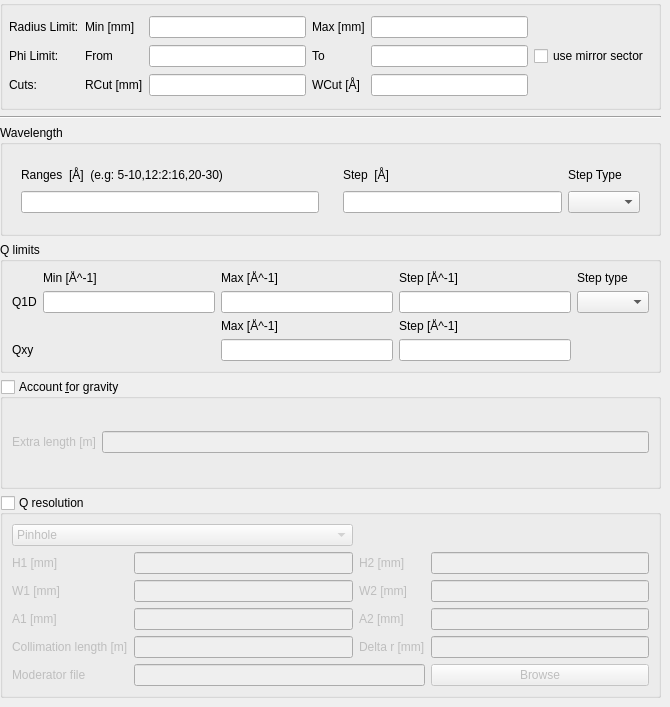
            <widget class="QWidget" name="q_tab">
             <attribute name="title">
              <string>Q, Wavelength, Detector Limits</string>
             </attribute>
             <widget class="QWidget" name="layoutWidget">
              <property name="geometry">
               <rect>
                <x>0</x>
                <y>0</y>
                <width>661</width>
                <height>698</height>
               </rect>
              </property>
              <layout class="QVBoxLayout" name="q_tab_left_layout">
               <item>
                <widget class="QGroupBox" name="limits_group_box">
                 <property name="toolTip">
                  <string>&lt;html&gt;&lt;head/&gt;&lt;body&gt;&lt;p&gt;Disk mask which is useful for the beam stop&lt;/p&gt;&lt;/body&gt;&lt;/html&gt;</string>
                 </property>
                 <property name="title">
                  <string/>
                 </property>
                 <layout class="QGridLayout" name="gridLayout_14">
                  <property name="leftMargin">
                   <number>6</number>
                  </property>
                  <item row="4" column="5">
                   <widget class="QCheckBox" name="phi_limit_use_mirror_check_box">
                    <property name="toolTip">
                     <string>&lt;html&gt;&lt;head/&gt;&lt;body&gt;&lt;p&gt;If the mirror sector should be used.&lt;/p&gt;&lt;/body&gt;&lt;/html&gt;</string>
                    </property>
                    <property name="text">
                     <string>use mirror sector</string>
                    </property>
                   </widget>
                  </item>
                  <item row="4" column="2">
                   <widget class="QLineEdit" name="phi_limit_min_line_edit">
                    <property name="toolTip">
                     <string>&lt;html&gt;&lt;head/&gt;&lt;body&gt;&lt;p&gt;Start angle in degree&lt;/p&gt;&lt;/body&gt;&lt;/html&gt;</string>
                    </property>
                   </widget>
                  </item>
                  <item row="6" column="0">
                   <widget class="QLabel" name="cuts_label">
                    <property name="text">
                     <string>Cuts:</string>
                    </property>
                   </widget>
                  </item>
                  <item row="4" column="4">
                   <widget class="QLineEdit" name="phi_limit_max_line_edit">
                    <property name="toolTip">
                     <string>&lt;html&gt;&lt;head/&gt;&lt;body&gt;&lt;p&gt;Stop angle in degree&lt;/p&gt;&lt;/body&gt;&lt;/html&gt;</string>
                    </property>
                   </widget>
                  </item>
                  <item row="6" column="4">
                   <widget class="QLineEdit" name="w_cut_line_edit"/>
                  </item>
                  <item row="1" column="4">
                   <widget class="QLineEdit" name="radius_limit_max_line_edit">
                    <property name="toolTip">
                     <string>&lt;html&gt;&lt;head/&gt;&lt;body&gt;&lt;p&gt;Upper radius setting in mm.&lt;/p&gt;&lt;/body&gt;&lt;/html&gt;</string>
                    </property>
                   </widget>
                  </item>
                  <item row="1" column="3">
                   <widget class="QLabel" name="radius_limit_max_label">
                    <property name="text">
                     <string>Max [mm]</string>
                    </property>
                   </widget>
                  </item>
                  <item row="4" column="3">
                   <widget class="QLabel" name="phi_limit_to_label">
                    <property name="text">
                     <string>To</string>
                    </property>
                   </widget>
                  </item>
                  <item row="6" column="1">
                   <widget class="QLabel" name="q_1d_label_2">
                    <property name="toolTip">
                     <string>&lt;html&gt;&lt;head/&gt;&lt;body&gt;&lt;p&gt;Momentum transfer settings for 1D reductions.&lt;/p&gt;&lt;/body&gt;&lt;/html&gt;</string>
                    </property>
                    <property name="text">
                     <string>RCut [mm]</string>
                    </property>
                   </widget>
                  </item>
                  <item row="6" column="3">
                   <widget class="QLabel" name="q_1d_label_3">
                    <property name="toolTip">
                     <string>&lt;html&gt;&lt;head/&gt;&lt;body&gt;&lt;p&gt;Momentum transfer settings for 1D reductions.&lt;/p&gt;&lt;/body&gt;&lt;/html&gt;</string>
                    </property>
                    <property name="text">
                     <string>WCut [Å]</string>
                    </property>
                   </widget>
                  </item>
                  <item row="1" column="0">
                   <widget class="QLabel" name="radius_limit">
                    <property name="text">
                     <string>Radius Limit:</string>
                    </property>
                   </widget>
                  </item>
                  <item row="4" column="0">
                   <widget class="QLabel" name="phi_limit">
                    <property name="text">
                     <string>Phi Limit:</string>
                    </property>
                   </widget>
                  </item>
                  <item row="4" column="1">
                   <widget class="QLabel" name="phi_limit_from_label">
                    <property name="text">
                     <string>From</string>
                    </property>
                   </widget>
                  </item>
                  <item row="1" column="2">
                   <widget class="QLineEdit" name="radius_limit_min_line_edit">
                    <property name="toolTip">
                     <string>&lt;html&gt;&lt;head/&gt;&lt;body&gt;&lt;p&gt;Lower radius setting in mm.&lt;/p&gt;&lt;/body&gt;&lt;/html&gt;</string>
                    </property>
                   </widget>
                  </item>
                  <item row="1" column="1">
                   <widget class="QLabel" name="radius_limit_min_label">
                    <property name="text">
                     <string>Min [mm]</string>
                    </property>
                   </widget>
                  </item>
                  <item row="6" column="2">
                   <widget class="QLineEdit" name="r_cut_line_edit"/>
                  </item>
                 </layout>
                </widget>
               </item>
               <item>
                <widget class="Line" name="line_9">
                 <property name="orientation">
                  <enum>Qt::Horizontal</enum>
                 </property>
                </widget>
               </item>
               <item>
                <widget class="QGroupBox" name="wavelength_group_box">
                 <property name="title">
                  <string>Wavelength</string>
                 </property>
                 <layout class="QHBoxLayout" name="horizontalLayout_9">
                  <item>
                   <widget class="QStackedWidget" name="wavelength_stacked_widget">
                    <property name="sizePolicy">
                     <sizepolicy hsizetype="Preferred" vsizetype="Maximum">
                      <horstretch>0</horstretch>
                      <verstretch>0</verstretch>
                     </sizepolicy>
                    </property>
                    <property name="maximumSize">
                     <size>
                      <width>16777215</width>
                      <height>66</height>
                     </size>
                    </property>
                    <property name="lineWidth">
                     <number>0</number>
                    </property>
                    <property name="currentIndex">
                     <number>1</number>
                    </property>
                    <widget class="QWidget" name="page">
                     <layout class="QGridLayout" name="gridLayout_3">
                      <item row="1" column="0">
                       <widget class="QLabel" name="wavelength_min_label">
                        <property name="text">
                         <string>Min [Å]</string>
                        </property>
                       </widget>
                      </item>
                      <item row="1" column="1">
                       <widget class="QLabel" name="wavelength_max_label">
                        <property name="text">
                         <string>Max  [Å]</string>
                        </property>
                       </widget>
                      </item>
                      <item row="2" column="1">
                       <widget class="QLineEdit" name="wavelength_max_line_edit"/>
                      </item>
                      <item row="2" column="0">
                       <widget class="QLineEdit" name="wavelength_min_line_edit"/>
                      </item>
                     </layout>
                    </widget>
                    <widget class="QWidget" name="page_2">
                     <layout class="QGridLayout" name="gridLayout_6">
                      <item row="2" column="0">
                       <widget class="QLineEdit" name="wavelength_slices_line_edit">
                        <property name="toolTip">
                         <string>&lt;html&gt;&lt;head/&gt;&lt;body&gt;&lt;p&gt;It is possible to perform wavelength slices of the data and reduce these separately.&lt;/p&gt;&lt;p&gt;Input can be:&lt;/p&gt;&lt;p&gt;-&lt;span style=&quot; font-style:italic;&quot;&gt; start:step:stop&lt;/span&gt; specifies wavelength slices from the &lt;span style=&quot; font-style:italic;&quot;&gt;start&lt;/span&gt; value to the &lt;span style=&quot; font-style:italic;&quot;&gt;stop &lt;/span&gt;value in steps of &lt;span style=&quot; font-style:italic;&quot;&gt;step&lt;/span&gt;&lt;/p&gt;&lt;p&gt;- &lt;span style=&quot; font-style:italic;&quot;&gt;start-stop &lt;/span&gt;which specifies a wavelength slice from the &lt;span style=&quot; font-style:italic;&quot;&gt;start&lt;/span&gt; value to the &lt;span style=&quot; font-style:italic;&quot;&gt;stop&lt;/span&gt; value&lt;/p&gt;&lt;p&gt;- &lt;span style=&quot; font-style:italic;&quot;&gt;&amp;gt;start&lt;/span&gt; specifies a slice from the &lt;span style=&quot; font-style:italic;&quot;&gt;start &lt;/span&gt;value to the end of the data set&lt;/p&gt;&lt;p&gt;- &lt;span style=&quot; font-style:italic;&quot;&gt;&amp;lt;stop&lt;/span&gt; specifes a slice from the start of the data set to the &lt;span style=&quot; font-style:italic;&quot;&gt;stop &lt;/span&gt;value&lt;/p&gt;&lt;p&gt;In addition it is possible to concatenate these specifications using comma-separation. An example is:&lt;/p&gt;&lt;p&gt;&lt;span style=&quot; font-style:italic;&quot;&gt;5-10,12:2:16,20-30&lt;/span&gt;&lt;/p&gt;&lt;p&gt;A reduction will always be done between the maximum and minimum wavelengths of a given set.&lt;/p&gt;&lt;/body&gt;&lt;/html&gt;</string>
                        </property>
                       </widget>
                      </item>
                      <item row="1" column="0">
                       <widget class="QLabel" name="label_7">
                        <property name="toolTip">
                         <string>&lt;html&gt;&lt;head/&gt;&lt;body&gt;&lt;p&gt;It is possible to perform wavelength slices of the data and reduce these separately.&lt;/p&gt;&lt;p&gt;Input can be:&lt;/p&gt;&lt;p&gt;-&lt;span style=&quot; font-style:italic;&quot;&gt; start:step:stop&lt;/span&gt; specifies wavelength slices from the &lt;span style=&quot; font-style:italic;&quot;&gt;start&lt;/span&gt; value to the &lt;span style=&quot; font-style:italic;&quot;&gt;stop &lt;/span&gt;value in steps of &lt;span style=&quot; font-style:italic;&quot;&gt;step&lt;/span&gt;&lt;/p&gt;&lt;p&gt;- &lt;span style=&quot; font-style:italic;&quot;&gt;start-stop &lt;/span&gt;which specifies a wavelength slice from the &lt;span style=&quot; font-style:italic;&quot;&gt;start&lt;/span&gt; value to the &lt;span style=&quot; font-style:italic;&quot;&gt;stop&lt;/span&gt; value&lt;/p&gt;&lt;p&gt;- &lt;span style=&quot; font-style:italic;&quot;&gt;&amp;gt;start&lt;/span&gt; specifies a slice from the &lt;span style=&quot; font-style:italic;&quot;&gt;start &lt;/span&gt;value to the end of the data set&lt;/p&gt;&lt;p&gt;- &lt;span style=&quot; font-style:italic;&quot;&gt;&amp;lt;stop&lt;/span&gt; specifes a slice from the start of the data set to the &lt;span style=&quot; font-style:italic;&quot;&gt;stop &lt;/span&gt;value&lt;/p&gt;&lt;p&gt;In addition it is possible to concatenate these specifications using comma-separation. An example is:&lt;/p&gt;&lt;p&gt;&lt;span style=&quot; font-style:italic;&quot;&gt;5-10,12:2:16,20-30&lt;/span&gt;&lt;/p&gt;&lt;p&gt;A reduction will always be done between the maximum and minimum wavelengths of a given set.&lt;/p&gt;&lt;/body&gt;&lt;/html&gt;</string>
                        </property>
                        <property name="text">
                         <string>Ranges  [Å]  (e.g: 5-10,12:2:16,20-30)</string>
                        </property>
                       </widget>
                      </item>
                     </layout>
                    </widget>
                   </widget>
                  </item>
                  <item>
                   <widget class="QWidget" name="wavelength_widget" native="true">
                    <property name="sizePolicy">
                     <sizepolicy hsizetype="Preferred" vsizetype="Maximum">
                      <horstretch>0</horstretch>
                      <verstretch>0</verstretch>
                     </sizepolicy>
                    </property>
                    <property name="maximumSize">
                     <size>
                      <width>16777215</width>
                      <height>66</height>
                     </size>
                    </property>
                    <layout class="QGridLayout" name="gridLayout_18">
                     <item row="1" column="1">
                      <widget class="QComboBox" name="wavelength_step_type_combo_box"/>
                     </item>
                     <item row="0" column="1">
                      <widget class="QLabel" name="wavelength_step_type_label">
                       <property name="text">
                        <string>Step Type</string>
                       </property>
                      </widget>
                     </item>
                     <item row="1" column="0">
                      <widget class="QLineEdit" name="wavelength_step_line_edit"/>
                     </item>
                     <item row="0" column="0">
                      <widget class="QLabel" name="wavelength_step_label">
                       <property name="text">
                        <string>Step  [Å]</string>
                       </property>
                      </widget>
                     </item>
                    </layout>
                   </widget>
                  </item>
                 </layout>
                </widget>
               </item>
               <item>
                <widget class="QGroupBox" name="q_limits_group_box">
                 <property name="toolTip">
                  <string>&lt;html&gt;&lt;head/&gt;&lt;body&gt;&lt;p&gt;Settings for the momentum transfer limits.&lt;/p&gt;&lt;/body&gt;&lt;/html&gt;</string>
                 </property>
                 <property name="title">
                  <string>Q limits</string>
                 </property>
                 <layout class="QGridLayout" name="gridLayout_15">
                  <item row="3" column="4">
                   <widget class="QLineEdit" name="q_xy_step_line_edit">
                    <property name="toolTip">
                     <string>&lt;html&gt;&lt;head/&gt;&lt;body&gt;&lt;p&gt;The step of the momentum transfer for a 2D reduction.&lt;/p&gt;&lt;/body&gt;&lt;/html&gt;</string>
                    </property>
                   </widget>
                  </item>
                  <item row="2" column="4">
                   <widget class="QLabel" name="q_xy_step_label">
                    <property name="text">
                     <string>Step [Å^-1]</string>
                    </property>
                   </widget>
                  </item>
                  <item row="0" column="2">
                   <widget class="QLabel" name="q_min_label">
                    <property name="text">
                     <string>Min [Å^-1]</string>
                    </property>
                   </widget>
                  </item>
                  <item row="2" column="3">
                   <widget class="QLabel" name="q_xy_max_label">
                    <property name="text">
                     <string>Max [Å^-1]</string>
                    </property>
                   </widget>
                  </item>
                  <item row="1" column="2">
                   <widget class="QLineEdit" name="q_1d_min_line_edit">
                    <property name="toolTip">
                     <string>&lt;html&gt;&lt;head/&gt;&lt;body&gt;&lt;p&gt;The lower bound of the momentum transfer for a 1D reduction.&lt;/p&gt;&lt;/body&gt;&lt;/html&gt;</string>
                    </property>
                   </widget>
                  </item>
                  <item row="1" column="3">
                   <widget class="QLineEdit" name="q_1d_max_line_edit">
                    <property name="toolTip">
                     <string>&lt;html&gt;&lt;head/&gt;&lt;body&gt;&lt;p&gt;The upper bound of the momentum transfer for a 1D reduction.&lt;/p&gt;&lt;/body&gt;&lt;/html&gt;</string>
                    </property>
                   </widget>
                  </item>
                  <item row="1" column="5">
                   <widget class="QComboBox" name="q_1d_step_type_combo_box">
                    <property name="toolTip">
                     <string>&lt;html&gt;&lt;head/&gt;&lt;body&gt;&lt;p&gt;The step type of the momentum transfer for a 1D reduction.&lt;/p&gt;&lt;/body&gt;&lt;/html&gt;</string>
                    </property>
                   </widget>
                  </item>
                  <item row="3" column="3">
                   <widget class="QLineEdit" name="q_xy_max_line_edit">
                    <property name="toolTip">
                     <string>&lt;html&gt;&lt;head/&gt;&lt;body&gt;&lt;p&gt;The upper bound of the momentum transfer for a 2D reduction.&lt;/p&gt;&lt;/body&gt;&lt;/html&gt;</string>
                    </property>
                   </widget>
                  </item>
                  <item row="0" column="5">
                   <widget class="QLabel" name="q_step_type_label">
                    <property name="text">
                     <string>Step type</string>
                    </property>
                   </widget>
                  </item>
                  <item row="1" column="4">
                   <widget class="QLineEdit" name="q_1d_step_line_edit">
                    <property name="toolTip">
                     <string>&lt;html&gt;&lt;head/&gt;&lt;body&gt;&lt;p&gt;The step of the momentum transfer for a 1D reduction.&lt;/p&gt;&lt;/body&gt;&lt;/html&gt;</string>
                    </property>
                   </widget>
                  </item>
                  <item row="0" column="3">
                   <widget class="QLabel" name="q_max_label">
                    <property name="text">
                     <string>Max [Å^-1]</string>
                    </property>
                   </widget>
                  </item>
                  <item row="0" column="4">
                   <widget class="QLabel" name="q_step_label">
                    <property name="text">
                     <string>Step [Å^-1]</string>
                    </property>
                   </widget>
                  </item>
                  <item row="3" column="0">
                   <widget class="QLabel" name="q_xy_label">
                    <property name="toolTip">
                     <string>&lt;html&gt;&lt;head/&gt;&lt;body&gt;&lt;p&gt;Momentum transfer settings for 2D reductions.&lt;/p&gt;&lt;/body&gt;&lt;/html&gt;</string>
                    </property>
                    <property name="text">
                     <string>Qxy</string>
                    </property>
                   </widget>
                  </item>
                  <item row="1" column="0">
                   <widget class="QLabel" name="q_1d_label">
                    <property name="toolTip">
                     <string>&lt;html&gt;&lt;head/&gt;&lt;body&gt;&lt;p&gt;Momentum transfer settings for 1D reductions.&lt;/p&gt;&lt;/body&gt;&lt;/html&gt;</string>
                    </property>
                    <property name="text">
                     <string>Q1D</string>
                    </property>
                   </widget>
                  </item>
                 </layout>
                </widget>
               </item>
               <item>
                <widget class="QGroupBox" name="gravity_group_box">
                 <property name="toolTip">
                  <string>&lt;html&gt;&lt;head/&gt;&lt;body&gt;&lt;p&gt;Gravity settings. If checked then gravity will be accounted for in the reduction.&lt;/p&gt;&lt;/body&gt;&lt;/html&gt;</string>
                 </property>
                 <property name="title">
                  <string>Account &amp;for gravity</string>
                 </property>
                 <property name="checkable">
                  <bool>true</bool>
                 </property>
                 <property name="checked">
                  <bool>false</bool>
                 </property>
                 <layout class="QGridLayout" name="gridLayout_17">
                  <item row="0" column="0">
                   <widget class="QLabel" name="gravity_extra_length_label">
                    <property name="toolTip">
                     <string>&lt;html&gt;&lt;head/&gt;&lt;body&gt;&lt;p&gt;Extra length for the gravity correction.&lt;/p&gt;&lt;/body&gt;&lt;/html&gt;</string>
                    </property>
                    <property name="text">
                     <string>Extra length [m]</string>
                    </property>
                   </widget>
                  </item>
                  <item row="0" column="1">
                   <widget class="QLineEdit" name="gravity_extra_length_line_edit">
                    <property name="toolTip">
                     <string>&lt;html&gt;&lt;head/&gt;&lt;body&gt;&lt;p&gt;Extra length for the gravity correction.&lt;/p&gt;&lt;/body&gt;&lt;/html&gt;</string>
                    </property>
                   </widget>
                  </item>
                 </layout>
                </widget>
               </item>
               <item>
                <widget class="QGroupBox" name="q_resolution_group_box">
                 <property name="toolTip">
                  <string>&lt;html&gt;&lt;head/&gt;&lt;body&gt;&lt;p&gt;Settings for Q resolution. If checked, then the Q resolution is used, else not.&lt;/p&gt;&lt;/body&gt;&lt;/html&gt;</string>
                 </property>
                 <property name="title">
                  <string>Q resolution</string>
                 </property>
                 <property name="checkable">
                  <bool>true</bool>
                 </property>
                 <property name="checked">
                  <bool>false</bool>
                 </property>
                 <layout class="QGridLayout" name="gridLayout_13">
                  <item row="0" column="0" colspan="2">
                   <widget class="QComboBox" name="q_resolution_shape_combo_box">
                    <property name="toolTip">
                     <string>&lt;html&gt;&lt;head/&gt;&lt;body&gt;&lt;p&gt;Selection of the aperture. This can be either a rectangular or a circular aperture&lt;/p&gt;&lt;/body&gt;&lt;/html&gt;</string>
                    </property>
                    <item>
                     <property name="text">
                      <string>Pinhole</string>
                     </property>
                    </item>
                    <item>
                     <property name="text">
                      <string>Slit</string>
                     </property>
                    </item>
                   </widget>
                  </item>
                  <item row="3" column="0">
                   <widget class="QLabel" name="q_resolution_source_a_label">
                    <property name="toolTip">
                     <string>&lt;html&gt;&lt;head/&gt;&lt;body&gt;&lt;p&gt;Diameter of a circular source aperature.&lt;/p&gt;&lt;/body&gt;&lt;/html&gt;</string>
                    </property>
                    <property name="text">
                     <string>A1 [mm]</string>
                    </property>
                   </widget>
                  </item>
                  <item row="3" column="2">
                   <widget class="QLabel" name="q_resolution_sample_a_label">
                    <property name="toolTip">
                     <string>&lt;html&gt;&lt;head/&gt;&lt;body&gt;&lt;p&gt;Diameter of a circular sample aperature.&lt;/p&gt;&lt;/body&gt;&lt;/html&gt;</string>
                    </property>
                    <property name="text">
                     <string>A2 [mm]</string>
                    </property>
                   </widget>
                  </item>
                  <item row="1" column="1">
                   <widget class="QLineEdit" name="q_resolution_source_h_line_edit">
                    <property name="toolTip">
                     <string>&lt;html&gt;&lt;head/&gt;&lt;body&gt;&lt;p&gt;Height of a rectangular source aperature.&lt;/p&gt;&lt;/body&gt;&lt;/html&gt;</string>
                    </property>
                   </widget>
                  </item>
                  <item row="2" column="2">
                   <widget class="QLabel" name="q_resolution_sample_w_label">
                    <property name="toolTip">
                     <string>&lt;html&gt;&lt;head/&gt;&lt;body&gt;&lt;p&gt;Width of a rectangular sample aperature.&lt;/p&gt;&lt;/body&gt;&lt;/html&gt;</string>
                    </property>
                    <property name="text">
                     <string>W2 [mm]</string>
                    </property>
                   </widget>
                  </item>
                  <item row="2" column="3">
                   <widget class="QLineEdit" name="q_resolution_sample_w_line_edit">
                    <property name="toolTip">
                     <string>&lt;html&gt;&lt;head/&gt;&lt;body&gt;&lt;p&gt;Width of a rectangular sample aperature.&lt;/p&gt;&lt;/body&gt;&lt;/html&gt;</string>
                    </property>
                   </widget>
                  </item>
                  <item row="5" column="0">
                   <widget class="QLabel" name="q_resolution_collimation_length_label">
                    <property name="toolTip">
                     <string>&lt;html&gt;&lt;head/&gt;&lt;body&gt;&lt;p&gt;The collimation length.&lt;/p&gt;&lt;/body&gt;&lt;/html&gt;</string>
                    </property>
                    <property name="text">
                     <string>Collimation length [m]</string>
                    </property>
                   </widget>
                  </item>
                  <item row="5" column="2">
                   <widget class="QLabel" name="q_resolution_delta_r_label">
                    <property name="toolTip">
                     <string>&lt;html&gt;&lt;head/&gt;&lt;body&gt;&lt;p&gt;Delta r.&lt;/p&gt;&lt;/body&gt;&lt;/html&gt;</string>
                    </property>
                    <property name="text">
                     <string>Delta r [mm]</string>
                    </property>
                   </widget>
                  </item>
                  <item row="6" column="1" colspan="2">
                   <widget class="QLineEdit" name="q_resolution_moderator_file_line_edit">
                    <property name="toolTip">
                     <string>&lt;html&gt;&lt;head/&gt;&lt;body&gt;&lt;p&gt;Path to the moderator file.&lt;/p&gt;&lt;/body&gt;&lt;/html&gt;</string>
                    </property>
                   </widget>
                  </item>
                  <item row="6" column="3">
                   <widget class="QPushButton" name="q_resolution_moderator_file_push_button">
                    <property name="text">
                     <string>Browse</string>
                    </property>
                   </widget>
                  </item>
                  <item row="6" column="0">
                   <widget class="QLabel" name="q_resolution_moderator_file_label">
                    <property name="toolTip">
                     <string>&lt;html&gt;&lt;head/&gt;&lt;body&gt;&lt;p&gt;Path to the moderator file.&lt;/p&gt;&lt;/body&gt;&lt;/html&gt;</string>
                    </property>
                    <property name="text">
                     <string>Moderator file</string>
                    </property>
                   </widget>
                  </item>
                  <item row="5" column="1">
                   <widget class="QLineEdit" name="q_resolution_collimation_length_line_edit">
                    <property name="toolTip">
                     <string>&lt;html&gt;&lt;head/&gt;&lt;body&gt;&lt;p&gt;The collimation length.&lt;/p&gt;&lt;/body&gt;&lt;/html&gt;</string>
                    </property>
                   </widget>
                  </item>
                  <item row="5" column="3">
                   <widget class="QLineEdit" name="q_resolution_delta_r_line_edit">
                    <property name="toolTip">
                     <string>&lt;html&gt;&lt;head/&gt;&lt;body&gt;&lt;p&gt;Delta r.&lt;/p&gt;&lt;/body&gt;&lt;/html&gt;</string>
                    </property>
                   </widget>
                  </item>
                  <item row="3" column="3">
                   <widget class="QLineEdit" name="q_resolution_sample_a_line_edit">
                    <property name="toolTip">
                     <string>&lt;html&gt;&lt;head/&gt;&lt;body&gt;&lt;p&gt;Diameter of a circular sample aperature.&lt;/p&gt;&lt;/body&gt;&lt;/html&gt;</string>
                    </property>
                   </widget>
                  </item>
                  <item row="3" column="1">
                   <widget class="QLineEdit" name="q_resolution_source_a_line_edit">
                    <property name="toolTip">
                     <string>&lt;html&gt;&lt;head/&gt;&lt;body&gt;&lt;p&gt;Diameter of a circular source aperature.&lt;/p&gt;&lt;/body&gt;&lt;/html&gt;</string>
                    </property>
                   </widget>
                  </item>
                  <item row="2" column="1">
                   <widget class="QLineEdit" name="q_resolution_source_w_line_edit">
                    <property name="toolTip">
                     <string>&lt;html&gt;&lt;head/&gt;&lt;body&gt;&lt;p&gt;Width of a rectangular source aperature.&lt;/p&gt;&lt;/body&gt;&lt;/html&gt;</string>
                    </property>
                   </widget>
                  </item>
                  <item row="1" column="0">
                   <widget class="QLabel" name="q_resolution_source_h_label">
                    <property name="toolTip">
                     <string>&lt;html&gt;&lt;head/&gt;&lt;body&gt;&lt;p&gt;Height of a rectangular source aperature.&lt;/p&gt;&lt;/body&gt;&lt;/html&gt;</string>
                    </property>
                    <property name="text">
                     <string>H1 [mm]</string>
                    </property>
                   </widget>
                  </item>
                  <item row="1" column="3">
                   <widget class="QLineEdit" name="q_resolution_sample_h_line_edit">
                    <property name="toolTip">
                     <string>&lt;html&gt;&lt;head/&gt;&lt;body&gt;&lt;p&gt;Height of a rectangular sample aperature.&lt;/p&gt;&lt;/body&gt;&lt;/html&gt;</string>
                    </property>
                   </widget>
                  </item>
                  <item row="2" column="0">
                   <widget class="QLabel" name="q_resolution_source_w_label">
                    <property name="toolTip">
                     <string>&lt;html&gt;&lt;head/&gt;&lt;body&gt;&lt;p&gt;Width of a rectangular source aperature.&lt;/p&gt;&lt;/body&gt;&lt;/html&gt;</string>
                    </property>
                    <property name="text">
                     <string>W1 [mm]</string>
                    </property>
                   </widget>
                  </item>
                  <item row="1" column="2">
                   <widget class="QLabel" name="q_resolution_sample_h_label">
                    <property name="toolTip">
                     <string>&lt;html&gt;&lt;head/&gt;&lt;body&gt;&lt;p&gt;Height of a rectangular sample aperature.&lt;/p&gt;&lt;/body&gt;&lt;/html&gt;</string>
                    </property>
                    <property name="text">
                     <string>H2 [mm]</string>
                    </property>
                   </widget>
                  </item>
                 </layout>
                </widget>
               </item>
              </layout>
             </widget>
            </widget>
